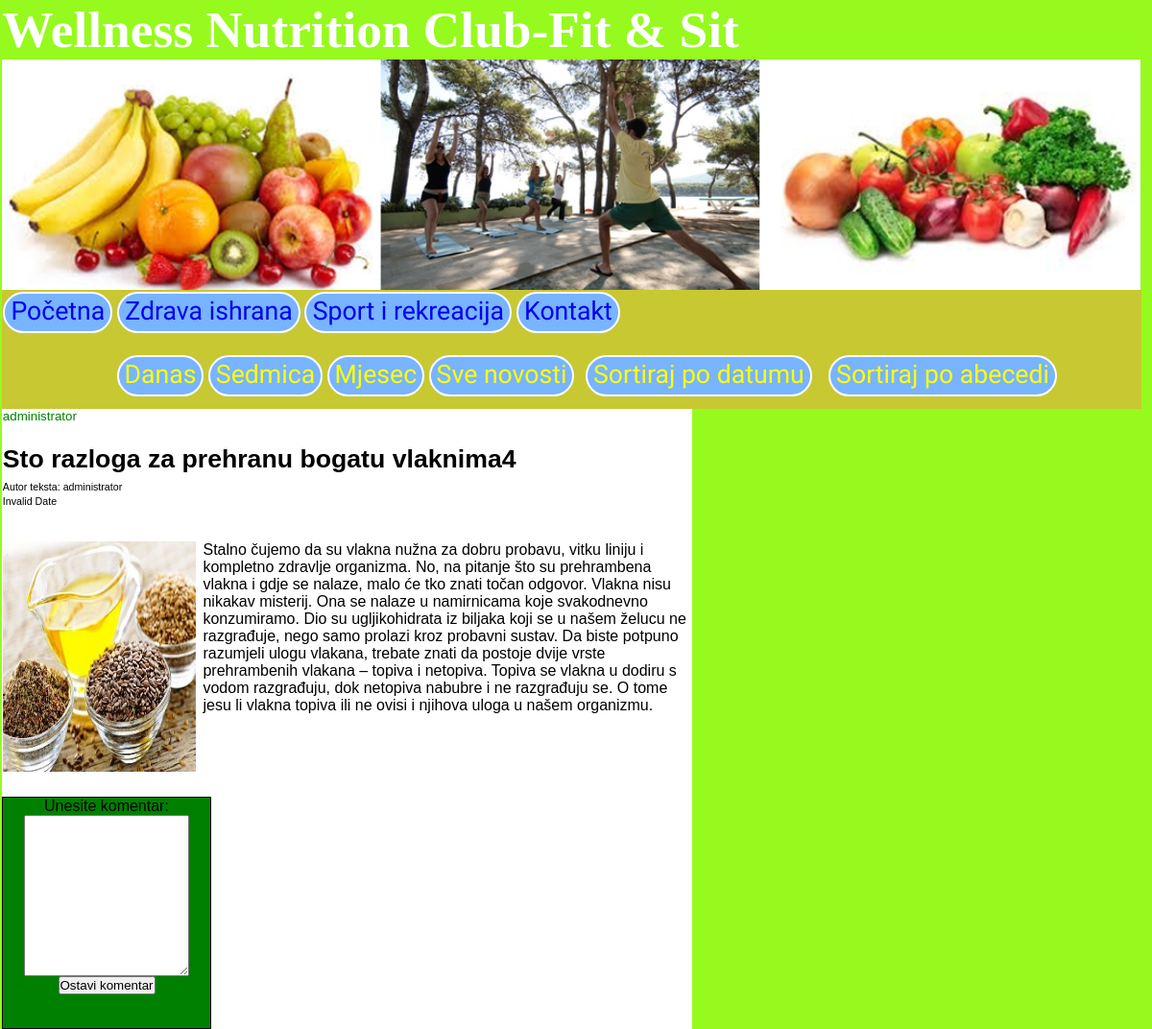
The page /Detalji.php?NaslovNovosti=Sto razloga za prehranu bogatu vlaknima4 on the database its author committed.
### tables this page shows
CREATE TABLE IF NOT EXISTS `autori` (
  `ID` int(11) NOT NULL AUTO_INCREMENT,
  `Username` varchar(20) NOT NULL,
  `Password` varchar(50) NOT NULL,
  PRIMARY KEY (`ID`),
  UNIQUE KEY `Username` (`Username`)
);

CREATE TABLE IF NOT EXISTS `novosti` (
  `NovostID` int(11) NOT NULL AUTO_INCREMENT,
  `Naslov` varchar(200) NOT NULL,
  `NovostiTxt` text NOT NULL,
  `Vrijeme` timestamp NOT NULL DEFAULT CURRENT_TIMESTAMP ON UPDATE CURRENT_TIMESTAMP,
  `Slika` text NOT NULL,
  `AutorID` int(11) NOT NULL,
  `Otvoren` varchar(2) NOT NULL,
  PRIMARY KEY (`NovostID`)
);

### Detalji.php (the view, shortened to what this page needs)
<!DOCTYPE HTML PUBLIC "-//W3C//DTD HTML 4.01 Transitional//EN">
<Html>
<head>
<link rel="stylesheet" type="text/css" href="Stil.css">
</head>
<body onload="bodyOnLoad()">
<div id="zaglavlje">
<h1 id="imeklub">Wellness Nutrition Club-Fit &amp Sit</h1>
</div>
<div id="slike">
<img class="prva" alt="LOGO" src="kolaz.jpg">
</div>
<div id="meni">
	<ul class="menilista">
		<li id="Pocetna"><a class="linkmeni" href="Main.php" >Početna</a></li>
		<li id="Zdrava"><a href="Linkovi.html" class="linkmeni">Zdrava ishrana</a></li>
		<li id="Sport"><a href="Tabela.html" class="linkmeni">Sport i rekreacija</a></li>
		<li id="Kontakt"><a href="Forma.html" class="linkmeni">Kontakt</a></li>
	</ul>
</div>
<div id="kontrole">
<ul class="kontlist">
<li id="Danas" onclick="prikazi(1)">Danas</li>
<li id="Sedmica" onclick="prikazi(2)">Sedmica</li>
<li id="Mjesec" onclick="prikazi(3)">Mjesec</li>
<li id="Starije" onclick="prikazi(4)">Sve novosti</li>
<li id="SortirajPoDat"><form class="Dugmad" action="Main.php" method="post"><input id="Datumski" type="submit" name="PoDatumu" value="Sortiraj po datumu"></form></li>
<li id="SortirajPoAbc"><form class="Dugmad" action="Main.php" method="post"><input id="Datumski" type="submit" name="PoAbc" value="Sortiraj po abecedi"></form></li>
</ul>
</div>
<?php
	 $veza = new PDO("mysql:dbname=wnclub_database;host=localhost;port=3306;charset=utf8","DBuser");
     $veza->exec("set names utf8");
?>
<div id="glavni">
<div id="sadrzajnovosti">
  <?php
if(isset($_GET['NaslovNovosti']))
{
	$nesto=$_GET['NaslovNovosti'];
}
else{
	$nesto=$_SESSION['NaslovNovosti'];
}
if(isset($_REQUEST['autorovaLista']))
{
	$lista=$veza->query("select * from novosti n left join autori a on n.AutorID=a.ID where a.Username=\"".$_REQUEST['autorovaLista']."\"");
	foreach($lista as $li)
	{
					$naslov=str_replace("&#44;",",",$li['Naslov']);
					$vijesti=str_replace("&#44;",",",$li['NovostiTxt']);
					$datum=$li['Vrijeme'];
					$slika=$li['Slika'];
					$dat=date("D M j Y H:i:s",strtotime($datum));
					$datum=$dat." GMT+0200";
					$autori=$veza->query("select a.Username from autori a where a.ID=".$li['AutorID']);
					foreach($autori as $aut)
					{
						print "<div class=\"novostiDiv\">
						<h1 class=\"NaslovNovosti\"><a href=\"Detalji.php?NaslovNovosti=$naslov\">".$naslov."</a></h1>
						<p class=\"datumobjave\">".$datum."</p>
						<p class=\"autorKomentar\">Autor teksta: ".$aut['Username']."</p>
						<p class=\"datumi\"></p>
						<p class=\"novosti\"> <img class=\"novostiSlike\" alt=\"LOGO\" src=".$slika.">".$vijesti."</p>
						</div>";
						if(isset($_SESSION['username']) && $_SESSION['username']=="administrator")
						{
							print "<form action=\"Main.php\" method=\"post\">
							<input type=\"hidden\" name=\"novost\" value=\"".$li['NovostID']."\">
							<input type=\"submit\" name=\"ObrisiNovost\" id=\"ObrisiNovost\" value=\"Obrisi\">
							</form>
							";
							print "<form action=\"Main.php\" method=\"post\">
							<input type=\"hidden\" name=\"novost\" value=\"".$li['NovostID']."\">
							<input type=\"radio\" name=\"Zakom\" value=\"DA\" checked>DA
							<input type=\"radio\" name=\"Zakom\" value=\"NE\">NE
							<input type=\"submit\" name=\"PotvrdiPromjenu\" id=\"PotvrdiPromjenu\" value=\"Potvrdi\">
							</form>";
						}
					}
	}
}
else{
$novosti=$veza->query("select * from novosti where Naslov='".$nesto."'");
foreach($novosti as $vijest)
		{
					$naslov=str_replace("&#44;",",",$vijest['Naslov']);
					$vijesti=str_replace("&#44;",",",$vijest['NovostiTxt']);
					$datum=$vijest['Vrijeme'];
					$slika=$vijest['Slika'];
					$dat=date("D M j Y H:i:s",strtotime($datum));
					$datum=$dat." GMT+0200";
					$autori=$veza->query("select a.Username from autori a where a.ID=".$vijest['AutorID']);
					foreach($autori as $aut)
					{
						print "<form id=\"prikaziAutora\" action = \"Detalji.php\" method=\"post\">
							   <input type=\"submit\" name=\"autorovaLista\" id=\"autorovaLista\" value=".$aut['Username'].">
							   </form>";
						print "<div class=\"novostiDiv\">
						<h1 class=\"NaslovNovosti\">".$naslov."</h1>
						<p class=\"datumobjave\">".$datum."</p>
						<p class=\"autorKomentar\">Autor teksta: ".$aut['Username']."</p>
						<p class=\"datumi\"></p>
						<p class=\"novosti\"> <img class=\"novostiSlike\" alt=\"LOGO\" src=".$slika.">".$vijesti."</p>
						</div>";
					}
		}
$novosti->execute();
foreach($novosti as $nov)
{
	if($nov['Otvoren']=="DA")
	{
		print "<form class=\"KomentarForma\" action=\"Detalji.php\" method=\"post\">
		<label for=\"komentar\"> Unesite komentar:</label>
		<textarea id=\"komentar\" name=\"komentar\" rows=\"10\" cols=\"30\" required></textarea>
		<br>
		<input type=\"submit\" id=\"PotvrdiKom\" name=\"PotvrdiKom\" value=\"Ostavi komentar\">
		</form>";
	}
}
}
?>
</div>
</div>
</body>
</Html>

### Stil.css (style rules this page uses)
body { background-color: rgb(150,250,30); }
#autorovaLista { display: inline; border: none; background-color: white; color:green; }
#prikaziAutora { position: left; }
.KomentarForma { height: 30%; margin: 0 auto; margin-top:2%; width:30%; text-align: center; background-color: rgb(200,200,50); border: 1px solid black; background: green; display: inline-block; }
.autorKomentar { font-family: Arial; font-size: 8pt; top: 12%; color :black; margin-bottom: 0.5%; margin-top: 1%; }
#komentar { height: 70%; width: 80%; }
#Datumski { display: inline; position: relative; font-size: 20pt; padding-top: 0.2%; padding-left: 0.5%; padding-right: 0.5%; padding-bottom: 0.4%; position: relative; font-family: Gabriela; border-radius: 30px; border: solid white 2px; background-color: rgb(120,180,255); color:yellow; }
.Dugmad { display: inline; border: none; background-color: rgb(200,200,50); }
* { margin: 0px; padding: 0px; margin-left: 0.05%; }
#glavni { overflow: hidden; width: 60%; font-family: Arial; background-color: white; height: auto; float: left; }
#zaglavlje { overflow: hidden; color: white; font-size: 20pt; width: 99%; padding-bottom: 0%; height: auto; }
#slike { overflow: hidden; width:99.9%; display: block; }
#Pocetna { background-color: rgb(120,180,255); border-radius: 30px; border: solid white 2px; }
#Zdrava { background-color: rgb(120,180,255); border-radius: 30px; border: solid white 2px; }
#Sport { background-color: rgb(120,180,255); border-radius: 30px; border: solid white 2px; }
#Kontakt { background-color: rgb(120,180,255); border-radius: 30px; border: solid white 2px; }
#meni>ul>li { display: inline; position: relative; font-size: 20pt; padding-top: 0.2%; padding-left: 0.5%; padding-right: 0.5%; padding-bottom: 0.4%; position: relative; }
#meni { width: auto; height: auto; overflow: hidden; bottom: 2%; padding-bottom: 4px; padding-top: 0.5%; font-family: Gabriela; background-color: rgb(200,200,50); max-width: 99%; max-height:8%; min-height: 6.5%; min-width: 97%; }
a.linkmeni:link { text-decoration: none; }
.prva { width: 99%; height: 30%; display: block; }
.NaslovNovosti { margin-top: 3%; font-family: Arial; font-size: 20pt; color :black; position: relative; }
.novosti { margin-top: 5%; color:black; }
.novostiSlike { width: 28%; height: 30%; float: left; padding-right:1%; position: relative; }
#imeklub { right: 10%; }
label { font-size:100%; display:block; margin:0%; text-align: center; }
a:link { text-decoration: none; }
#kontrole { width: auto; height: auto; overflow: hidden; bottom: 2%; padding-bottom: 4px; padding-top: 0.5%; font-family: Gabriela; background-color: rgb(200,200,50); max-width: 99%; max-height:8%; min-height: 6.5%; min-width: 97%; }
.kontlist>li { display: inline; position: relative; font-size: 20pt; padding-top: 0.2%; padding-left: 0.5%; padding-right: 0.5%; padding-bottom: 0.4%; position: relative; background-color: rgb(200,200,50); color:yellow; left:10%; }
#Danas { border-radius: 30px; border: solid white 2px; background-color: rgb(120,180,255); }
#Mjesec { border-radius: 30px; border: solid white 2px; background-color: rgb(120,180,255); }
#Sedmica { border-radius: 30px; border: solid white 2px; background-color: rgb(120,180,255); }
#Starije { border-radius: 30px; border: solid white 2px; background-color: rgb(120,180,255); }
.novostiDiv { display: block; margin-bottom: 10%; min-height: 35%; max-height: auto; }
.datumi { font-family: Arial; font-size: 8pt; top: 12%; color :black; display: none; }

### rows shown on the page
novosti: Naslov "Sto razloga za prehranu bogatu vlaknima4", NovostiTxt "Stalno čujemo da su vlakna nužna za dobru probavu, vitku liniju i kompletno zdravlje organizma. No, na pitanje što su prehrambena vlakna i gdje se nalaze, malo će tko znati točan odgovor. Vlakna nisu nikakav misterij. Ona se nalaze u namirnicama koje svakodnevno konzumiramo. Dio su ugljikohidrata iz biljaka koji se u našem želucu ne razgrađuje, nego samo prolazi kroz probavni sustav. Da biste potpuno razumjeli ulogu vlakana, trebate znati da postoje dvije vrste prehrambenih vlakana – topiva i netopiva. Topiva se vlakna u dodiru s vodom razgrađuju, dok netopiva nabubre i ne razgrađuju se. O tome jesu li vlakna topiva ili ne ovisi i njihova uloga u našem organizmu."
autori: autorovaLista "administrator", Username "administrator", novosti.Slika (picture)
